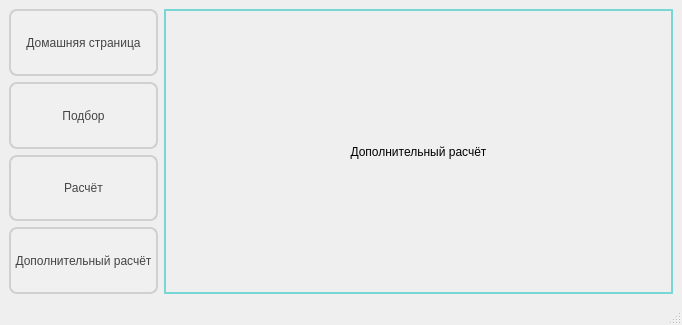
<?xml version="1.0" encoding="UTF-8"?>
<ui version="4.0">
 <class>main_single_window</class>
 <widget class="QMainWindow" name="main_single_window">
  <property name="geometry">
   <rect>
    <x>0</x>
    <y>0</y>
    <width>682</width>
    <height>325</height>
   </rect>
  </property>
  <property name="windowTitle">
   <string>Главное окно (одиночное)</string>
  </property>
  <widget class="QWidget" name="centralwidget">
   <layout class="QHBoxLayout" name="horizontalLayout">
    <item>
     <layout class="QVBoxLayout" name="verticalLayout">
      <item>
       <widget class="QToolButton" name="home_pg_btn">
        <property name="sizePolicy">
         <sizepolicy hsizetype="Minimum" vsizetype="Minimum">
          <horstretch>0</horstretch>
          <verstretch>0</verstretch>
         </sizepolicy>
        </property>
        <property name="styleSheet">
         <string notr="true">QToolButton {
    background-color: rgba(240, 240, 240, 1.0); /* Светло‑серый фон */
    color: #444444; /* Тёмно‑серый текст */
    border-radius: 8px;
    border: 2px solid #d0d0d0; /* Серая граница */
    font-weight: normal;
}

/* ЧЁТКИЙ ЭФФЕКТ ПРИ НАВЕДЕНИИ НА НЕАКТИВНУЮ КНОПКУ */
QToolButton:hover {
    background-color: rgba(220, 220, 220, 1.0); /* Заметно темнее */
    border: 2px solid #b0b0b0; /* Темнее граница */
}

QToolButton:pressed {
    background-color: rgba(200, 200, 200, 1.0); /* Ещё темнее при нажатии */
    border: 2px solid #909090;
    margin: 1px; /* Небольшой сдвиг для эффекта нажатия */
}

/* Состояние CHECKED — прежние цвета */
QToolButton:checked {
    background-color: transparent;
    color: black;
    border: 2px solid rgba(92, 119, 245, 0.5); /* Более насыщенный голубой */
}

QToolButton:checked:hover {
    background-color: rgba(92, 119, 245, 0.05);
}

QToolButton:checked:pressed {
    background-color: rgba(92, 119, 245, 0.1);
}</string>
        </property>
        <property name="text">
         <string>Домашняя страница</string>
        </property>
        <property name="checkable">
         <bool>true</bool>
        </property>
        <property name="toolButtonStyle">
         <enum>Qt::ToolButtonStyle::ToolButtonTextBesideIcon</enum>
        </property>
       </widget>
      </item>
      <item>
       <widget class="QToolButton" name="gearing_selection_btn">
        <property name="sizePolicy">
         <sizepolicy hsizetype="Minimum" vsizetype="Minimum">
          <horstretch>0</horstretch>
          <verstretch>0</verstretch>
         </sizepolicy>
        </property>
        <property name="styleSheet">
         <string notr="true">QToolButton {
    background-color: rgba(240, 240, 240, 1.0); /* Светло‑серый фон */
    color: #444444; /* Тёмно‑серый текст */
    border-radius: 8px;
    border: 2px solid #d0d0d0; /* Серая граница */
    font-weight: normal;
}

/* ЧЁТКИЙ ЭФФЕКТ ПРИ НАВЕДЕНИИ НА НЕАКТИВНУЮ КНОПКУ */
QToolButton:hover {
    background-color: rgba(220, 220, 220, 1.0); /* Заметно темнее */
    border: 2px solid #b0b0b0; /* Темнее граница */
}

QToolButton:pressed {
    background-color: rgba(200, 200, 200, 1.0); /* Ещё темнее при нажатии */
    border: 2px solid #909090;
    margin: 1px; /* Небольшой сдвиг для эффекта нажатия */
}

/* Состояние CHECKED — прежние цвета */
QToolButton:checked {
    background-color: transparent;
    color: black;
    border: 2px solid rgba(64, 250, 64, 0.5); /* Более насыщенный голубой */
}

QToolButton:checked:hover {
    background-color: rgba(64, 250, 64, 0.05);
}

QToolButton:checked:pressed {
    background-color: rgba(64, 250, 64, 0.1);
}</string>
        </property>
        <property name="text">
         <string>Подбор</string>
        </property>
        <property name="checkable">
         <bool>true</bool>
        </property>
        <property name="toolButtonStyle">
         <enum>Qt::ToolButtonStyle::ToolButtonTextBesideIcon</enum>
        </property>
       </widget>
      </item>
      <item>
       <widget class="QToolButton" name="gearing_calculation_btn">
        <property name="sizePolicy">
         <sizepolicy hsizetype="Minimum" vsizetype="Minimum">
          <horstretch>0</horstretch>
          <verstretch>0</verstretch>
         </sizepolicy>
        </property>
        <property name="styleSheet">
         <string notr="true">QToolButton {
    background-color: rgba(240, 240, 240, 1.0); /* Светло‑серый фон */
    color: #444444; /* Тёмно‑серый текст */
    border-radius: 8px;
    border: 2px solid #d0d0d0; /* Серая граница */
    font-weight: normal;
}

/* ЧЁТКИЙ ЭФФЕКТ ПРИ НАВЕДЕНИИ НА НЕАКТИВНУЮ КНОПКУ */
QToolButton:hover {
    background-color: rgba(220, 220, 220, 1.0); /* Заметно темнее */
    border: 2px solid #b0b0b0; /* Темнее граница */
}

QToolButton:pressed {
    background-color: rgba(200, 200, 200, 1.0); /* Ещё темнее при нажатии */
    border: 2px solid #909090;
    margin: 1px; /* Небольшой сдвиг для эффекта нажатия */
}

/* Состояние CHECKED — прежние цвета */
QToolButton:checked {
    background-color: transparent;
    color: black;
    border: 2px solid rgba(243, 93, 93, 0.5); /* Более насыщенный голубой */
}

QToolButton:checked:hover {
    background-color: rgba(243, 93, 93, 0.05);
}

QToolButton:checked:pressed {
    background-color: rgba(243, 93, 93, 0.1);
}

</string>
        </property>
        <property name="text">
         <string>Расчёт</string>
        </property>
        <property name="checkable">
         <bool>true</bool>
        </property>
        <property name="toolButtonStyle">
         <enum>Qt::ToolButtonStyle::ToolButtonTextBesideIcon</enum>
        </property>
       </widget>
      </item>
      <item>
       <widget class="QToolButton" name="gear_calculation_btn">
        <property name="sizePolicy">
         <sizepolicy hsizetype="Minimum" vsizetype="Minimum">
          <horstretch>0</horstretch>
          <verstretch>0</verstretch>
         </sizepolicy>
        </property>
        <property name="styleSheet">
         <string notr="true">QToolButton {
    background-color: rgba(240, 240, 240, 1.0); /* Светло‑серый фон */
    color: #444444; /* Тёмно‑серый текст */
    border-radius: 8px;
    border: 2px solid #d0d0d0; /* Серая граница */
    font-weight: normal;
}

/* ЧЁТКИЙ ЭФФЕКТ ПРИ НАВЕДЕНИИ НА НЕАКТИВНУЮ КНОПКУ */
QToolButton:hover {
    background-color: rgba(220, 220, 220, 1.0); /* Заметно темнее */
    border: 2px solid #b0b0b0; /* Темнее граница */
}

QToolButton:pressed {
    background-color: rgba(200, 200, 200, 1.0); /* Ещё темнее при нажатии */
    border: 2px solid #909090;
    margin: 1px; /* Небольшой сдвиг для эффекта нажатия */
}

/* Состояние CHECKED — прежние цвета */
QToolButton:checked {
    background-color: transparent;
    color: black;
    border: 2px solid rgba(0, 188, 188, 0.5); /* Более насыщенный голубой */
}

QToolButton:checked:hover {
    background-color: rgba(0, 188, 188, 0.05);
/*    border: 2px solid rgba(0, 150, 150, 0.9); /* Темнее при наведении */
}

QToolButton:checked:pressed {
    background-color: rgba(0, 188, 188, 0.1);
}
</string>
        </property>
        <property name="text">
         <string>Дополнительный расчёт</string>
        </property>
        <property name="checkable">
         <bool>true</bool>
        </property>
        <property name="toolButtonStyle">
         <enum>Qt::ToolButtonStyle::ToolButtonTextBesideIcon</enum>
        </property>
       </widget>
      </item>
     </layout>
    </item>
    <item>
     <widget class="QStackedWidget" name="stackedWidget_2">
      <property name="currentIndex">
       <number>3</number>
      </property>
      <widget class="QWidget" name="home_page">
       <property name="styleSheet">
        <string notr="true">QWidget#home_page {
    border: 2px solid rgba(92, 119, 245, 0.5); /* тёмно синяя граница */
}</string>
       </property>
       <layout class="QVBoxLayout" name="verticalLayout_36">
        <item>
         <layout class="QVBoxLayout" name="verticalLayout_12" stretch="0,0">
          <item alignment="Qt::AlignmentFlag::AlignLeft|Qt::AlignmentFlag::AlignTop">
           <widget class="QLabel" name="label_8">
            <property name="text">
             <string>Домашняя страница</string>
            </property>
            <property name="alignment">
             <set>Qt::AlignmentFlag::AlignCenter</set>
            </property>
           </widget>
          </item>
          <item>
           <layout class="QGridLayout" name="gridLayout_25">
            <item row="2" column="0">
             <widget class="QToolButton" name="gear_calculation_btn_2">
              <property name="sizePolicy">
               <sizepolicy hsizetype="Minimum" vsizetype="Minimum">
                <horstretch>0</horstretch>
                <verstretch>0</verstretch>
               </sizepolicy>
              </property>
              <property name="styleSheet">
               <string notr="true">QToolButton {
    background-color: rgba(240, 240, 240, 1.0); /* Светло‑серый фон */
    color: #444444; /* Тёмно‑серый текст */
    border-radius: 8px;
    border: 2px solid #d0d0d0; /* Серая граница */
    font-weight: normal;
}

/* ЧЁТКИЙ ЭФФЕКТ ПРИ НАВЕДЕНИИ НА НЕАКТИВНУЮ КНОПКУ */
QToolButton:hover {
    background-color: rgba(220, 220, 220, 1.0); /* Заметно темнее */
    border: 2px solid #b0b0b0; /* Темнее граница */
}

QToolButton:pressed {
    background-color: rgba(200, 200, 200, 1.0); /* Ещё темнее при нажатии */
    border: 2px solid #909090;
    margin: 1px; /* Небольшой сдвиг для эффекта нажатия */
}

/* Состояние CHECKED — прежние цвета */
QToolButton:checked {
    background-color: transparent;
    color: black;
    border: 2px solid rgba(0, 188, 188, 0.5); /* Более насыщенный голубой */
}

QToolButton:checked:hover {
    background-color: rgba(0, 188, 188, 0.05);
/*    border: 2px solid rgba(0, 150, 150, 0.9); /* Темнее при наведении */
}

QToolButton:checked:pressed {
    background-color: rgba(0, 188, 188, 0.1);
}
</string>
              </property>
              <property name="text">
               <string>Дополнительный расчёт</string>
              </property>
              <property name="checkable">
               <bool>true</bool>
              </property>
              <property name="toolButtonStyle">
               <enum>Qt::ToolButtonStyle::ToolButtonTextBesideIcon</enum>
              </property>
             </widget>
            </item>
            <item row="1" column="0">
             <widget class="QToolButton" name="gearing_calculation_btn_2">
              <property name="sizePolicy">
               <sizepolicy hsizetype="Minimum" vsizetype="Minimum">
                <horstretch>0</horstretch>
                <verstretch>0</verstretch>
               </sizepolicy>
              </property>
              <property name="styleSheet">
               <string notr="true">QToolButton {
    background-color: rgba(240, 240, 240, 1.0); /* Светло‑серый фон */
    color: #444444; /* Тёмно‑серый текст */
    border-radius: 8px;
    border: 2px solid #d0d0d0; /* Серая граница */
    font-weight: normal;
}

/* ЧЁТКИЙ ЭФФЕКТ ПРИ НАВЕДЕНИИ НА НЕАКТИВНУЮ КНОПКУ */
QToolButton:hover {
    background-color: rgba(220, 220, 220, 1.0); /* Заметно темнее */
    border: 2px solid #b0b0b0; /* Темнее граница */
}

QToolButton:pressed {
    background-color: rgba(200, 200, 200, 1.0); /* Ещё темнее при нажатии */
    border: 2px solid #909090;
    margin: 1px; /* Небольшой сдвиг для эффекта нажатия */
}

/* Состояние CHECKED — прежние цвета */
QToolButton:checked {
    background-color: transparent;
    color: black;
    border: 2px solid rgba(243, 93, 93, 0.5); /* Более насыщенный голубой */
}

QToolButton:checked:hover {
    background-color: rgba(243, 93, 93, 0.05);
}

QToolButton:checked:pressed {
    background-color: rgba(243, 93, 93, 0.1);
}

</string>
              </property>
              <property name="text">
               <string>Расчёт</string>
              </property>
              <property name="checkable">
               <bool>true</bool>
              </property>
              <property name="toolButtonStyle">
               <enum>Qt::ToolButtonStyle::ToolButtonTextBesideIcon</enum>
              </property>
             </widget>
            </item>
            <item row="1" column="1">
             <spacer name="horizontalSpacer_4">
              <property name="orientation">
               <enum>Qt::Orientation::Horizontal</enum>
              </property>
              <property name="sizeHint" stdset="0">
               <size>
                <width>40</width>
                <height>20</height>
               </size>
              </property>
             </spacer>
            </item>
            <item row="0" column="0">
             <widget class="QToolButton" name="gearing_selection_btn_2">
              <property name="sizePolicy">
               <sizepolicy hsizetype="Minimum" vsizetype="Minimum">
                <horstretch>0</horstretch>
                <verstretch>0</verstretch>
               </sizepolicy>
              </property>
              <property name="styleSheet">
               <string notr="true">QToolButton {
    background-color: rgba(240, 240, 240, 1.0); /* Светло‑серый фон */
    color: #444444; /* Тёмно‑серый текст */
    border-radius: 8px;
    border: 2px solid #d0d0d0; /* Серая граница */
    font-weight: normal;
}

/* ЧЁТКИЙ ЭФФЕКТ ПРИ НАВЕДЕНИИ НА НЕАКТИВНУЮ КНОПКУ */
QToolButton:hover {
    background-color: rgba(220, 220, 220, 1.0); /* Заметно темнее */
    border: 2px solid #b0b0b0; /* Темнее граница */
}

QToolButton:pressed {
    background-color: rgba(200, 200, 200, 1.0); /* Ещё темнее при нажатии */
    border: 2px solid #909090;
    margin: 1px; /* Небольшой сдвиг для эффекта нажатия */
}

/* Состояние CHECKED — прежние цвета */
QToolButton:checked {
    background-color: transparent;
    color: black;
    border: 2px solid rgba(64, 250, 64, 0.5); /* Более насыщенный голубой */
}

QToolButton:checked:hover {
    background-color: rgba(64, 250, 64, 0.05);
}

QToolButton:checked:pressed {
    background-color: rgba(64, 250, 64, 0.1);
}</string>
              </property>
              <property name="text">
               <string>Подбор</string>
              </property>
              <property name="checkable">
               <bool>true</bool>
              </property>
              <property name="toolButtonStyle">
               <enum>Qt::ToolButtonStyle::ToolButtonTextBesideIcon</enum>
              </property>
             </widget>
            </item>
            <item row="3" column="0">
             <spacer name="verticalSpacer_9">
              <property name="orientation">
               <enum>Qt::Orientation::Vertical</enum>
              </property>
              <property name="sizeHint" stdset="0">
               <size>
                <width>20</width>
                <height>40</height>
               </size>
              </property>
             </spacer>
            </item>
           </layout>
          </item>
         </layout>
        </item>
       </layout>
      </widget>
      <widget class="QWidget" name="gearing_selection_page">
       <property name="styleSheet">
        <string notr="true">QWidget#gearing_selection_page {
    border: 2px solid rgba(64, 250, 64, 0.5); /* зелёная граница */
}</string>
       </property>
       <layout class="QVBoxLayout" name="verticalLayout_44">
        <item>
         <widget class="QLabel" name="label_10">
          <property name="sizePolicy">
           <sizepolicy hsizetype="Maximum" vsizetype="Maximum">
            <horstretch>0</horstretch>
            <verstretch>0</verstretch>
           </sizepolicy>
          </property>
          <property name="text">
           <string>Подбор</string>
          </property>
          <property name="alignment">
           <set>Qt::AlignmentFlag::AlignCenter</set>
          </property>
         </widget>
        </item>
       </layout>
      </widget>
      <widget class="QWidget" name="gearing_calculation_page">
       <property name="styleSheet">
        <string notr="true">QWidget#gearing_calculation_page {
    border: 2px solid rgba(243, 93, 93, 0.5); /* красная граница */
}</string>
       </property>
       <layout class="QVBoxLayout" name="verticalLayout_2">
        <item>
         <widget class="QLabel" name="label_11">
          <property name="sizePolicy">
           <sizepolicy hsizetype="Maximum" vsizetype="Maximum">
            <horstretch>0</horstretch>
            <verstretch>0</verstretch>
           </sizepolicy>
          </property>
          <property name="text">
           <string>Расчёт</string>
          </property>
          <property name="alignment">
           <set>Qt::AlignmentFlag::AlignCenter</set>
          </property>
         </widget>
        </item>
       </layout>
      </widget>
      <widget class="QWidget" name="gear_calculation_page">
       <property name="styleSheet">
        <string notr="true">QWidget#gear_calculation_page {
    /*background-color: rgba(0, 188, 188, 0.1);*/
    border: 2px solid rgba(0, 188, 188, 0.5); /* Синяя граница */
    /*border-radius: 8px; /* Закруглённые углы (опционально) */
}</string>
       </property>
       <layout class="QVBoxLayout" name="verticalLayout_3">
        <item>
         <widget class="QLabel" name="label_12">
          <property name="text">
           <string>Дополнительный расчёт</string>
          </property>
          <property name="alignment">
           <set>Qt::AlignmentFlag::AlignCenter</set>
          </property>
         </widget>
        </item>
       </layout>
      </widget>
     </widget>
    </item>
   </layout>
  </widget>
  <widget class="QMenuBar" name="menubar">
   <property name="geometry">
    <rect>
     <x>0</x>
     <y>0</y>
     <width>682</width>
     <height>22</height>
    </rect>
   </property>
  </widget>
  <widget class="QStatusBar" name="statusbar"/>
 </widget>
 <resources/>
 <connections/>
</ui>
